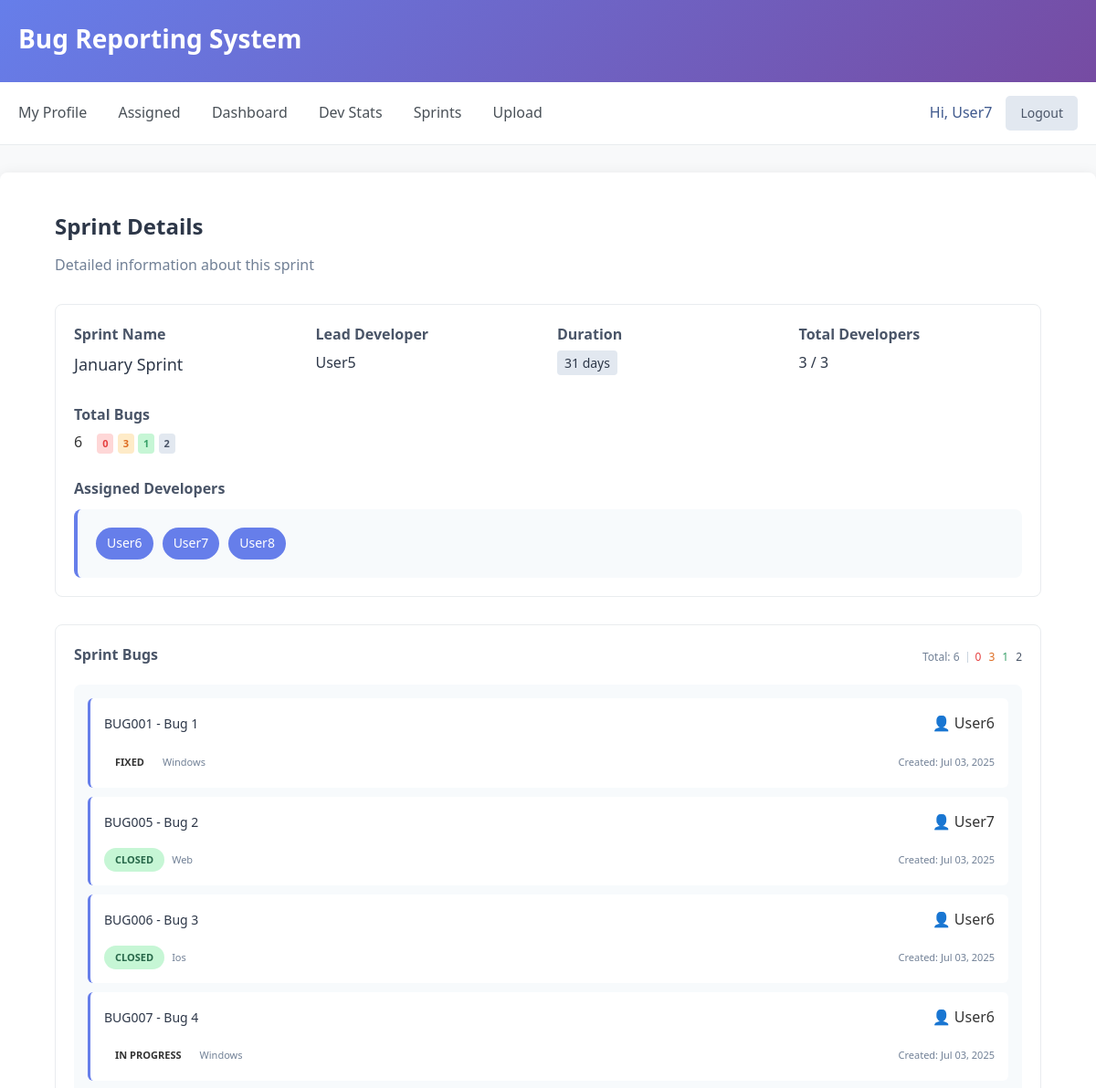
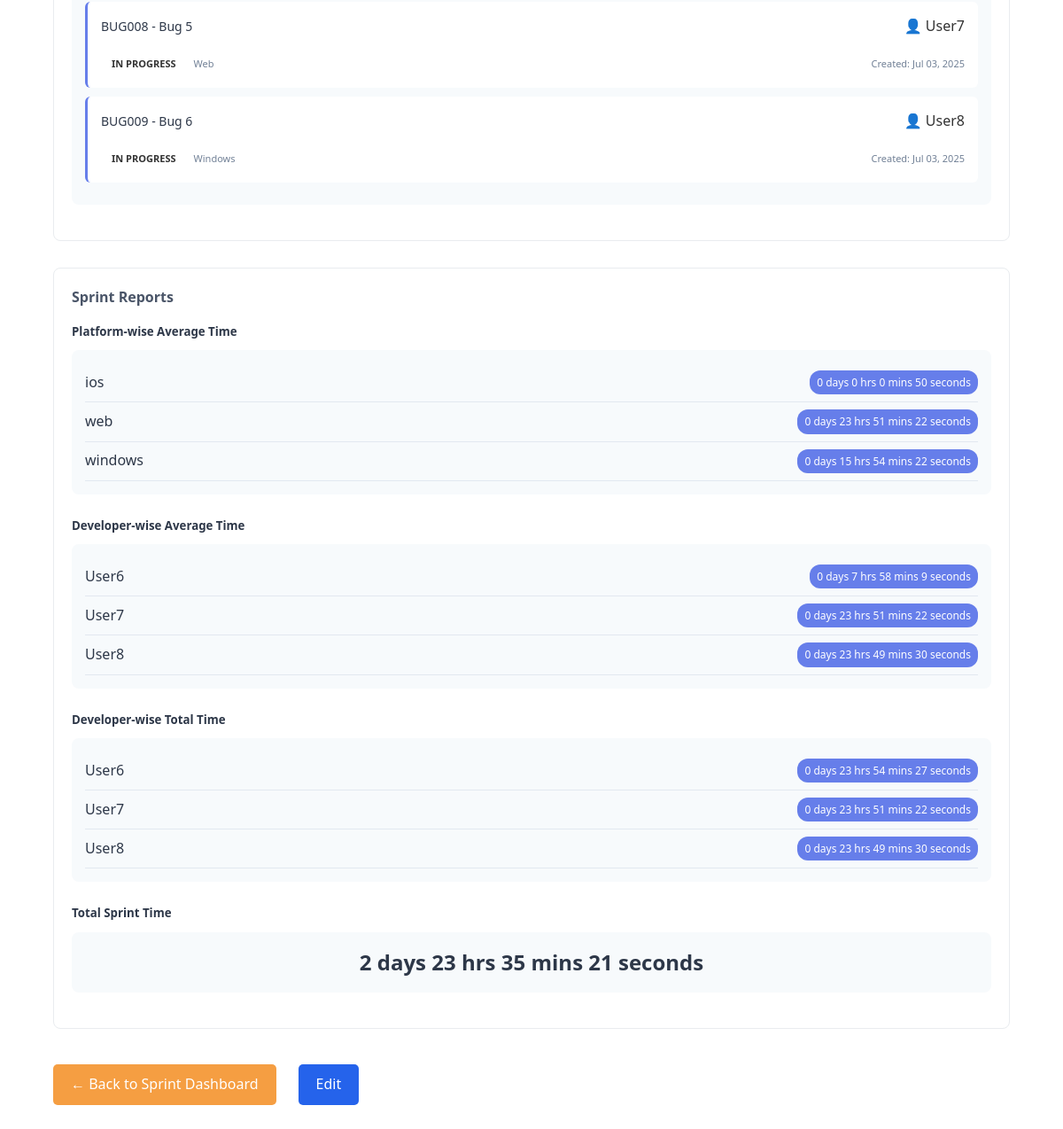
Screenshot of /sprints/1/ (signed in) with the database file from the repository (2 pictures, top to bottom).
### sprint/models.py (models this page shows, shortened)
class Sprint(models.Model):
    name = models.CharField(max_length=100)
    duration = models.IntegerField(default=14)
    lead_developer = models.ForeignKey(User, related_name='lead_sprints', on_delete=models.CASCADE)
    developers = models.ManyToManyField(User, related_name='sprints')
    def get_bug_counts(self):
        bugs = self.bug_set.all()
        return {
            'total': bugs.count(),
            'open': bugs.filter(status='Open').count(),
            'in_progress': bugs.filter(status='In Progress').count(),
            'fixed': bugs.filter(status='Fixed').count(),
            'closed': bugs.filter(status='Closed').count(),
        }
    def get_active_developers(self):
        return self.bug_set.values('fixed_by').distinct().exclude(fixed_by__isnull=True).count()

### bugs/models.py (models this page shows, shortened)
class Bug(models.Model):
    STATUS_CHOICES = [
        ('Open', 'Open'),
        ('In Progress', 'In Progress'),
        ('Fixed', 'Fixed'),
        ('Closed', 'Closed'),
    ]
    platform_choices = [
        ('windows', 'Windows'),
        ('web', 'Web'),
        ('ios', 'iOS')
    ]
    class Meta:
        permissions = [
            ('Can change status', 'Can change status'),
        ]
    bugcode = models.CharField(max_length=10, unique=True, blank=True)
    user = models.ForeignKey(User, on_delete=models.CASCADE)
    info = models.TextField()
    screenshot = models.ImageField(upload_to='screenshots/')
    created_by = models.CharField(max_length=100, editable = False)
    contact_number = models.CharField(
        max_length = 15,
        validators=[RegexValidator(r'^\+?1?\d{9,15}$', message="Enter a valid phone number.")]
    )
    created_at = models.DateTimeField(auto_now_add=True)
    updated_at = models.DateTimeField(auto_now=True)
    in_progress_at = models.DateTimeField(null=True, blank=True)
    fixed_at = models.DateTimeField(null=True, blank=True)
    status = models.CharField(max_length=20, choices=STATUS_CHOICES, default='Open')
    updated_by = models.ForeignKey(User, null=True, blank=True, on_delete=models.SET_NULL, related_name='bug_updater')
    fixed_by = models.ForeignKey(User, null=True, blank=True, on_delete=models.SET_NULL, related_name='bug_fixer')
    sprint = models.ForeignKey(Sprint, on_delete=models.CASCADE)
    platform = models.CharField(max_length=20, choices=platform_choices)

### sprint/views.py (the view)
# urls.py: path('<int:pk>/', SprintDetailView.as_view(), name='sprint_detail'),
class SprintDetailView(NonTesterMixin, DetailView):
    model = Sprint
    template_name = 'sprint/sprint_detail.html'
    def get_context_data(self, **kwargs):
        context = super().get_context_data(**kwargs)
        sprint = self.get_object()
        bugs = sprint.bug_set.all()
        context['bugs'] = bugs
        from django.db.models import Case, When, Value
        from django.utils import timezone
        duration_case = Case(
            When(
                status__in=['Fixed', 'Closed'],
                then=ExpressionWrapper(
                    F('fixed_at') - F('in_progress_at'),
                    output_field=DurationField()
                )
            ),
            When(
                status='In Progress',
                then=ExpressionWrapper(
                    Value(timezone.now()) - F('in_progress_at'),
                    output_field=DurationField()
                )
            ),
            default=Value(None),
            output_field=DurationField(),
        )
        working_bugs = bugs.exclude(in_progress_at__isnull=True)
        working_bugs = working_bugs.annotate(working_duration=duration_case)
        context['platform_avg'] = working_bugs.values('platform').annotate(
            avg_duration=Avg('working_duration')
        ).exclude(avg_duration__isnull=True)
        context['developer_avg'] = working_bugs.values(
            'fixed_by', 'fixed_by__username'
        ).annotate(
            avg_duration=Avg('working_duration')
        ).exclude(avg_duration__isnull=True)
        context['developer_total'] = working_bugs.values(
            'fixed_by', 'fixed_by__username'
        ).annotate(
            total=Sum('working_duration')
        ).exclude(total__isnull=True)
        context['sprint_total'] = working_bugs.aggregate(
            total=Sum('working_duration')
        )['total']
        return context

### sprint/templates/sprint/sprint_detail.html (shortened to what this page needs)
{% extends 'base.html' %}
{% load sprint_extras %}
{% block content %}
<div style="margin-bottom: 30px;">
    <h2 style="color: #2d3748; margin-bottom: 10px;">Sprint Details</h2>
    <p style="color: #718096;">Detailed information about this sprint</p>
</div>
<div class="bug-card" style="margin-bottom: 30px;">
    <div style="display: grid; grid-template-columns: repeat(auto-fit, minmax(200px, 1fr)); gap: 20px; margin-bottom: 20px;">
        <div>
            <label style="color: #4a5568; font-weight: 600; margin-bottom: 5px; display: block;">Sprint Name</label>
            <p style="color: #2d3748; font-size: 18px; font-weight: 500;">{{ sprint.name }}</p>
        </div>
        <div>
            <label style="color: #4a5568; font-weight: 600; margin-bottom: 5px; display: block;">Lead Developer</label>
            <p style="color: #2d3748;">{{ sprint.lead_developer.username }}</p>
        </div>
        <div>
            <label style="color: #4a5568; font-weight: 600; margin-bottom: 5px; display: block;">Duration</label>
            <span style="background-color: #e2e8f0; color: #2d3748; padding: 4px 8px; border-radius: 4px; font-size: 14px; font-weight: 500;">{{ sprint.duration }} days</span>
        </div>
        <div>
            <label style="color: #4a5568; font-weight: 600; margin-bottom: 5px; display: block;">Total Developers</label>
            <p style="color: #2d3748;">{{ sprint.developers.count }} / {{ sprint.get_active_developers }}</p>
        </div>
        {% with bug_counts=sprint.get_bug_counts %}
        <div>
            <label style="color: #4a5568; font-weight: 600; margin-bottom: 5px; display: block;">Total Bugs</label>
            <div style="display: flex; gap: 8px; flex-wrap: wrap;">
            <span title="Total bugs">{{ bug_counts.total }}</span>
            <span style="margin-left: 8px;">
                <span class="status-badge" style="background-color: #FED7D7; color: #E53E3E; padding: 2px 6px; border-radius: 4px; font-size: 11px;" title="Open bugs">
                    {{ bug_counts.open }}
                </span>
                <span class="status-badge" style="background-color: #FEEBC8; color: #DD6B20; padding: 2px 6px; border-radius: 4px; font-size: 11px;" title="In Progress bugs">
                    {{ bug_counts.in_progress }}
                </span>
                <span class="status-badge" style="background-color: #C6F6D5; color: #38A169; padding: 2px 6px; border-radius: 4px; font-size: 11px;" title="Fixed bugs">
                    {{ bug_counts.fixed }}
                </span>
                <span class="status-badge" style="background-color: #E2E8F0; color: #4A5568; padding: 2px 6px; border-radius: 4px; font-size: 11px;" title="Closed bugs">
                    {{ bug_counts.closed }}
                </span>
            </span>
            </div>
        </div>
        {% endwith %}
    </div>
    {% if sprint.developers.all %}
    <div style="margin-top: 25px;">
        <label style="color: #4a5568; font-weight: 600; margin-bottom: 10px; display: block;">Assigned Developers</label>
        <div style="background-color: #f7fafc; padding: 20px; border-radius: 8px; border-left: 4px solid #667eea;">
            <div style="display: flex; gap: 10px; flex-wrap: wrap;">
                {% for developer in sprint.developers.all %}
                    <span style="background-color: #667eea; color: white; padding: 6px 12px; border-radius: 20px; font-size: 14px;">{{ developer.username }}</span>
                {% endfor %}
            </div>
        </div>
    </div>
    {% endif %}
</div>
{% if bugs %}
<div class="bug-card" style="margin-bottom: 30px;">
    <div style="margin-bottom: 20px;">
        {% with bug_counts=sprint.get_bug_counts %}
        <div style="display: flex; justify-content: space-between; align-items: center; margin-bottom: 15px;">
            <label style="color: #4a5568; font-weight: 600; display: block;">Sprint Bugs</label>
            <div style="display: flex; gap: 8px; align-items: center;">
                <span style="color: #718096; font-size: 12px;">Total: {{ bug_counts.total }}</span>
                <span title="Open" style="color: #E53E3E; font-size: 12px;">{{ bug_counts.open }}</span>
                <span title="In Progress" style="color: #DD6B20; font-size: 12px;">{{ bug_counts.in_progress }}</span>
                <span title="Fixed" style="color: #38A169; font-size: 12px;">{{ bug_counts.fixed }}</span>
                <span title="Closed" style="color: #4A5568; font-size: 12px;">{{ bug_counts.closed }}</span>
            </div>
        </div>
        {% endwith %}
        <div style="background-color: #f7fafc; padding: 15px; border-radius: 8px;">
            {% for bug in bugs %}
                <div style="padding: 15px; margin-bottom: 10px; background-color: white; border-radius: 6px; border-left: 3px solid #667eea;">
                    <div style="display: flex; justify-content: space-between; align-items: flex-start; margin-bottom: 8px;">
                        <div style="flex: 1;">
                            <a href="{% url 'bug-detail' bug.pk %}" style="color: #2d3748; text-decoration: none; font-weight: 500; font-size: 14px;">
                                {{ bug.bugcode }} - {{ bug.info|truncatewords:10 }}
                            </a>
                        </div>
                        <div class="flex items-center">
                            <div class="ml-4">
                                <p class="text-sm font-medium text-gray-900">
                                    👤 {{ bug.fixed_by }}
                                </p>
                            </div>
                        </div>
                    </div>
                    <div style="display: flex; justify-content: space-between; align-items: center;">
                        <div style="display: flex; gap: 8px; align-items: center;">
                            <span class="status-badge status-{{ bug.status|lower }}" style="font-size: 11px;">{{ bug.status }}</span>
                            <span style="color: #718096; font-size: 11px;">{{ bug.platform|capfirst }}</span>
                        </div>
                        <div style="color: #718096; font-size: 11px;">
                            Created: {{ bug.created_at|date:"M d, Y" }}
                        </div>
                    </div>
                </div>
            {% endfor %}
        </div>
    </div>
</div>
{% endif %}
{% if platform_avg or developer_avg or developer_total %}
<div class="bug-card" style="margin-bottom: 30px;">
    <div style="margin-bottom: 20px;">
        <label style="color: #4a5568; font-weight: 600; margin-bottom: 15px; display: block; font-size: 16px;">Sprint Reports</label>
        {% if platform_avg %}
        <div style="margin-bottom: 25px;">
            <h5 style="color: #2d3748; margin-bottom: 10px;">Platform-wise Average Time</h5>
            <div style="background-color: #f7fafc; padding: 15px; border-radius: 8px;">
                {% for item in platform_avg %}
                    <div style="display: flex; justify-content: space-between; align-items: center; padding: 8px 0; border-bottom: 1px solid #e2e8f0;">
                        <span style="color: #2d3748;">{{ item.platform }}</span>
                        <span style="background-color: #667eea; color: white; padding: 4px 8px; border-radius: 12px; font-size: 12px;">
                            {{ item.avg_duration|format_duration }}
                        </span>
                    </div>
                {% endfor %}
            </div>
        </div>
        {% endif %}
        {% if developer_avg %}
        <div style="margin-bottom: 25px;">
            <h5 style="color: #2d3748; margin-bottom: 10px;">Developer-wise Average Time</h5>
            <div style="background-color: #f7fafc; padding: 15px; border-radius: 8px;">
                {% for item in developer_avg %}
                    <div style="display: flex; justify-content: space-between; align-items: center; padding: 8px 0; border-bottom: 1px solid #e2e8f0;">
                        <span style="color: #2d3748;">{{ item.fixed_by__username }}</span>
                        <span style="background-color: #667eea; color: white; padding: 4px 8px; border-radius: 12px; font-size: 12px;">
                            {{ item.avg_duration|format_duration }}
                        </span>
                    </div>
                {% endfor %}
            </div>
        </div>
        {% endif %}
        {% if developer_total %}
        <div style="margin-bottom: 25px;">
            <h5 style="color: #2d3748; margin-bottom: 10px;">Developer-wise Total Time</h5>
            <div style="background-color: #f7fafc; padding: 15px; border-radius: 8px;">
                 {% for item in developer_total %}
                    <div style="display: flex; justify-content: space-between; align-items: center; padding: 8px 0; border-bottom: 1px solid #e2e8f0;">
                        <span style="color: #2d3748;">{{ item.fixed_by__username }}</span>
                        <span style="background-color: #667eea; color: white; padding: 4px 8px; border-radius: 12px; font-size: 12px;">
                            {{ item.total|format_duration }}
                        </span>
                    </div>
                {% endfor %}
            </div>
        </div>
        {% endif %}
        {% if sprint_total %}
        <div>
            <h5 style="color: #2d3748; margin-bottom: 10px;">Total Sprint Time</h5>
            <div style="background-color: #f7fafc; padding: 15px; border-radius: 8px; text-align: center;">
                <span style="color: #2d3748; font-size: 24px; font-weight: 600;">
                    {{ sprint_total|format_duration }}
                </span>
            </div>
        </div>
        {% endif %}
    </div>
</div>
{% endif %}
<div style="display: flex; gap: 15px; flex-wrap: wrap;">
    <a href="{% url 'sprint_list' %}" class="btn btn-secondary">← Back to Sprint Dashboard</a>
    {% if user.is_authenticated %}
        <a href="{% url 'sprint_update' sprint.pk %}" class="btn">Edit</a>
    {% endif %}
</div>
{% endblock %}

### templates/base.html (shortened to what this page needs)
<!DOCTYPE html>
<html lang="en">
<head>
</head>
<body>
    <header class="header">
        <div class="container">
            <h1>Bug Reporting System</h1>
        </div>
    </header>
    <nav class="nav">
        <div class="container">
            <div style="display: flex; justify-content: space-between; align-items: center; flex-wrap: wrap;">
                <div>
                    {% if user.is_authenticated %}
                        {%if perms.users.view_profile%}
                            <a href="{% url 'profile-view' %}">My Profile</a>
                        {% endif %}
                        {% if user.profile.role != 'tester' %}
                            <a href="{% url 'my-assigned-bugs' %}">Assigned</a>
                        {% endif %}
                        <a href="{% url 'bug-list' %}">Dashboard</a>
                        {% if user.profile.role != 'tester' %}
                            <a href="{% url 'developer-stats' %}">Dev Stats</a>
                            <a href="{% url 'sprint_list' %}">Sprints</a>
                        {% endif %}
                        <a href="{% url 'bug-upload' %}">Upload</a>
                    {% endif %}
                </div>
                <div style="display: flex; align-items: center; gap: 15px;">
                    {% if user.is_authenticated %}
                        <span style="color:rgb(63, 89, 141); font-weight: 500;">Hi, {{ user.username }}</span>
                        <a href="{% url 'logout' %}" class="btn-logout" style="margin: 0; padding: 8px 16px; font-size: 14px;">Logout</a>
                    {% endif %}
                </div>
            </div>
        </div>
    </nav>
    <main class="main-content">
        <div class="container">
            {% block content %}{% endblock %}
        </div>
    </main>
</body>
</html>

### rows the page displays
Sprint: name "January Sprint", lead_developer.username "User5", duration "31", developers.count "3", get_active_developers "3"
Bug: bugcode "BUG001", info "Bug 1", fixed_by "User6", status "FIXED", platform "Windows", created_at "Jul 03, 2025"
Bug: bugcode "BUG005", info "Bug 2", fixed_by "User7", status "CLOSED", platform "Web", created_at "Jul 03, 2025"
Bug: bugcode "BUG006", info "Bug 3", fixed_by "User6", status "CLOSED", platform "Ios", created_at "Jul 03, 2025"
Bug: bugcode "BUG007", info "Bug 4", fixed_by "User6", status "IN PROGRESS", platform "Windows", created_at "Jul 03, 2025"
Bug: bugcode "BUG008", info "Bug 5", fixed_by "User7", status "IN PROGRESS", platform "Web", created_at "Jul 03, 2025"
Bug: bugcode "BUG009", info "Bug 6", fixed_by "User8", status "IN PROGRESS", platform "Windows", created_at "Jul 03, 2025"

### other values shown
{{ user.username }} "User7"
{{ bug_counts.total }} "6"
{{ bug_counts.open }} "0"
{{ bug_counts.in_progress }} "3"
{{ bug_counts.fixed }} "1"
{{ bug_counts.closed }} "2"
{{ developer.username }} "User6"
{{ developer.username }} "User7"
{{ developer.username }} "User8"
{{ item.platform }} "ios" "web" "windows"
{{ item.avg_duration|format_duration }} "0 days 0 hrs 0 mins 50 seconds" "0 days 23 hrs 51 mins 22 seconds" "0 days 15 hrs 54 mins 22 seconds"
{{ item.fixed_by__username }} "User6" "User7" "User8"
{{ item.avg_duration|format_duration }} "0 days 7 hrs 58 mins 9 seconds" "0 days 23 hrs 51 mins 22 seconds" "0 days 23 hrs 49 mins 30 seconds"
{{ item.total|format_duration }} "0 days 23 hrs 54 mins 27 seconds" "0 days 23 hrs 51 mins 22 seconds" "0 days 23 hrs 49 mins 30 seconds"
{{ sprint_total|format_duration }} "2 days 23 hrs 35 mins 21 seconds"
